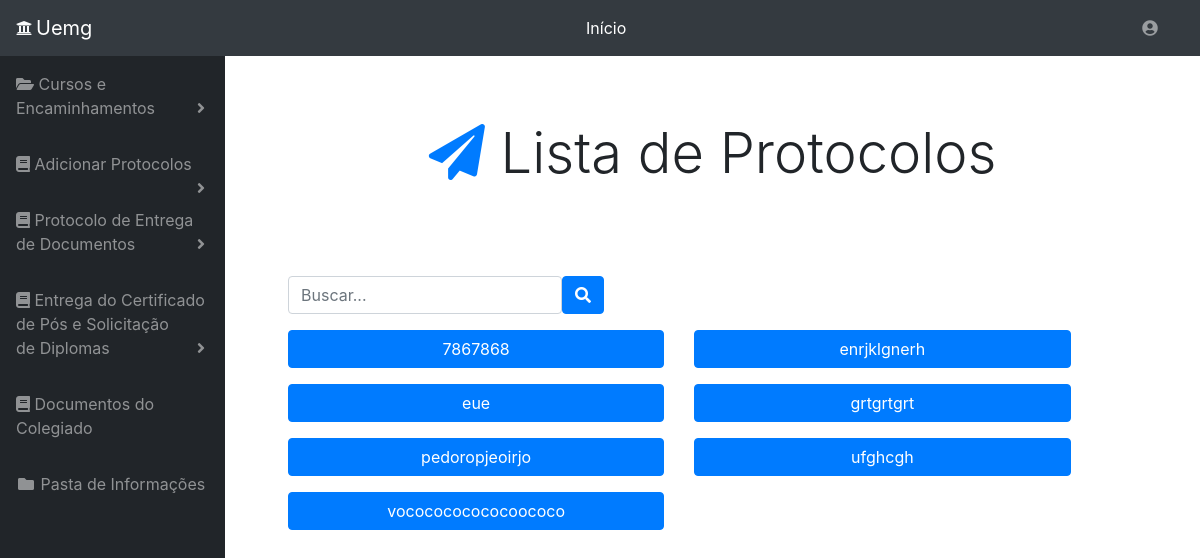
/verificaprotocolos.php, run on the app's committed database.
### tables this page shows
CREATE TABLE `addprotocolos` (
  `Id` int(11) NOT NULL,
  `nome` varchar(255) NOT NULL,
  `atendente` varchar(255) NOT NULL,
  `curso` varchar(255) NOT NULL,
  `historico` varchar(255) NOT NULL,
  `data` date NOT NULL,
  `observacao` varchar(1000) NOT NULL,
  `numproto` varchar(255) NOT NULL,
  `ra` varchar(50) NOT NULL,
  `obsevacaocolegiado` varchar(255) NOT NULL,
  `cursocolegiado` varchar(255) NOT NULL,
  `encaminhamento` varchar(255) NOT NULL,
  `encaminhamentocolegiado` varchar(255) NOT NULL,
  `vencimento` varchar(255) NOT NULL,
  `dataretirada` date NOT NULL,
  `hora` time NOT NULL,
  `datavencimento` date NOT NULL,
  `statusColeg` tinyint(1) NOT NULL,
  `status` tinyint(1) NOT NULL
);

### verificaprotocolos.php (the view, shortened to what this page needs)
<!DOCTYPE html>
<head>
    <link rel="stylesheet" href="https://stackpath.bootstrapcdn.com/bootstrap/4.1.3/css/bootstrap.min.css">
    <link rel="stylesheet" type="text/css" media="screen" href="menu.css" />
    <link rel="stylesheet" href="https://use.fontawesome.com/releases/v5.5.0/css/all.css">
</head>
<body id="page-top">
    <nav class="navbar navbar-expand navbar-dark bg-dark static-top">
      <i class="fas fa-university text-light mr-1"></i>
      <a class="navbar-brand mr-1" href="menu.php">Uemg</a>
       <form class="d-none d-md-inline-block form-inline ml-auto mr-0 mr-md-3 my-2 my-md-0">
        <ul class="navbar-nav ml-auto ml-md-0">
            <li class="nav-item dropdown no-arrow">
              <a class="nav-link dropdown-toggle text-white" href="menu.php" id="userDropdown" role="button" >
                Início
              </a>
            </li>
        </ul>
       </form>
      <form class="d-none d-md-inline-block form-inline ml-auto mr-0 mr-md-3 my-2 my-md-0">
        <ul class="navbar-nav ml-auto ml-md-0">
          <li class="nav-item dropdown no-arrow">
            <a class="nav-link dropdown-toggle" href="#" id="userDropdown" role="button" data-toggle="dropdown" aria-haspopup="true" aria-expanded="false">
               <i class="fas fa-user-circle fa-fw"></i>
             </a>
         </li>
        </ul>
      </form>
    </nav>
    <div id="wrapper">
      <ul class="sidebar navbar-nav">
        <li class="nav-item dropdown">
          <a class="nav-link dropdown-toggle" href="#" id="pagesDropdown" role="button" data-toggle="dropdown" aria-haspopup="true" aria-expanded="false">
            <i class="fa fa-folder-open" aria-hidden="true"></i>
            <span>Cursos e <br> Encaminhamentos</span>
          </a>
        </li>
        <li class="nav-item dropdown">
          <a class="nav-link dropdown-toggle" href="#" id="pagesDropdown" role="button" data-toggle="dropdown" aria-haspopup="true" aria-expanded="false">
            <i class="fa fa-book" aria-hidden="true"></i>
            <span>Adicionar Protocolos</span></a>
        </li>
        <li class="nav-item dropdown">
          <a class="nav-link dropdown-toggle" href="#" id="pagesDropdown" role="button" data-toggle="dropdown" aria-haspopup="true" aria-expanded="false">
            <i class="fa fa-book" aria-hidden="true"></i>
            <span>Protocolo de Entrega de Documentos</span></a>
        </li>
         <li class="nav-item dropdown">
          <a class="nav-link dropdown-toggle" href="#" id="pagesDropdown" role="button" data-toggle="dropdown" aria-haspopup="true" aria-expanded="false">
            <i class="fa fa-book" aria-hidden="true"></i>
            <span>Entrega do Certificado de Pós e Solicitação <br> de Diplomas</span></a>
        </li>
        <li class="nav-item">
          <a class="nav-link" href="doccolegiado.php">
            <i class="fa fa-book" aria-hidden="true"></i>
            <span>Documentos do Colegiado</span></a>
        </li>
        <li class="nav-item">
          <a class="nav-link" href="pastainfo.php">
            <i class="fas fa-fw fa-folder"></i>
            <span>Pasta de Informações</span></a>
        </li>
      </ul>
      <div id="content-wrapper">
        <div class="container-fluid">
          <div class="col-12 text-center my-5">
               <h1 class="display-4" ><i class="fa fa-paper-plane text-primary mr-3 mb-5" aria-hidden="true"></i>Lista de Protocolos</h1>
           </div>
           <div class="row">
            <div class="col-12">
              <form class="form-inline mb-3 "  >
                  <input class="form-control ml-5" type="search" placeholder="Buscar..." id="buscanome"  onkeyup="buscaNomes(this.value)">
                  <button class="btn btn-primary" type="submit"><i class="fas fa-search"></i></button>
              </form>
                <div class = 'row' id="resultado">
                <?php
                        $servername = "127.0.0.1";
                        $database = "protocolos";
                        $username = "root";
                        $password = "";
                          $conn = mysqli_connect($servername, $username, $password, $database);
                          $sql = "SELECT * FROM addprotocolos ORDER BY nome ASC";
                          $consulta = mysqli_query($conn, $sql);
                          while( $dados = mysqli_fetch_assoc($consulta)){
                              ?>
                              <form method="get" action="verproto.php" class="col-5">
                                  <button type="submit" class="btn btn-primary ml-5 mb-3" formaction="verproto.php" style="width: 100%;"><?php echo $dados['nome']; ?></button>
                              </form>
                        <?php } ?>
                      </div>
                    </div>
              </div>
          </div>
      </div>
  </body>
</html>

### menu.css (style rules this page uses)
body { height: 100%; }
#wrapper { display: -webkit-box; display: -ms-flexbox; display: flex; }
#wrapper #content-wrapper { overflow-x: hidden; width: 100%; padding-top: 1rem; padding-bottom: 80px; }
.navbar-nav .nav-item.dropdown .dropdown-toggle::after { width: 1rem; text-align: center; float: right; vertical-align: 0; border: 0; font-weight: 900; content: '\f105'; font-family: 'Font Awesome 5 Free'; }
.navbar-nav .nav-item.dropdown.no-arrow .dropdown-toggle::after { display: none; }
.sidebar { width: 90px !important; background-color: #212529; min-height: calc(100vh - 56px); }
.sidebar .nav-item:last-child { margin-bottom: 1rem; }
.sidebar .nav-item .nav-link { text-align: center; padding: 0.75rem 1rem; width: 90px; }
.sidebar .nav-item .nav-link span { font-size: 0.65rem; display: block; }
.sidebar .nav-item.dropdown .dropdown-toggle::after { display: none; }
.sidebar .nav-item .nav-link { color: rgba(255, 255, 255, 0.5); }
@media (min-width: 768px) { .sidebar { width: 225px !important; } }
@media (min-width: 768px) { .sidebar .nav-item .nav-link { display: block; width: 100%; text-align: left; padding: 1rem; width: 225px; } }
@media (min-width: 768px) { .sidebar .nav-item .nav-link span { font-size: 1rem; display: inline; } }
@media (min-width: 768px) { .sidebar .nav-item.dropdown .dropdown-toggle::after { display: block; } }
button { background-color: white; border-style: solid; border-color: white; }

### data on the page
addprotocolos: nome "7867868"
addprotocolos: nome "enrjklgnerh"
addprotocolos: nome "eue"
addprotocolos: nome "grtgrtgrt"
addprotocolos: nome "pedoropjeoirjo"
addprotocolos: nome "ufghcgh"
addprotocolos: nome "vococococococoococo"
